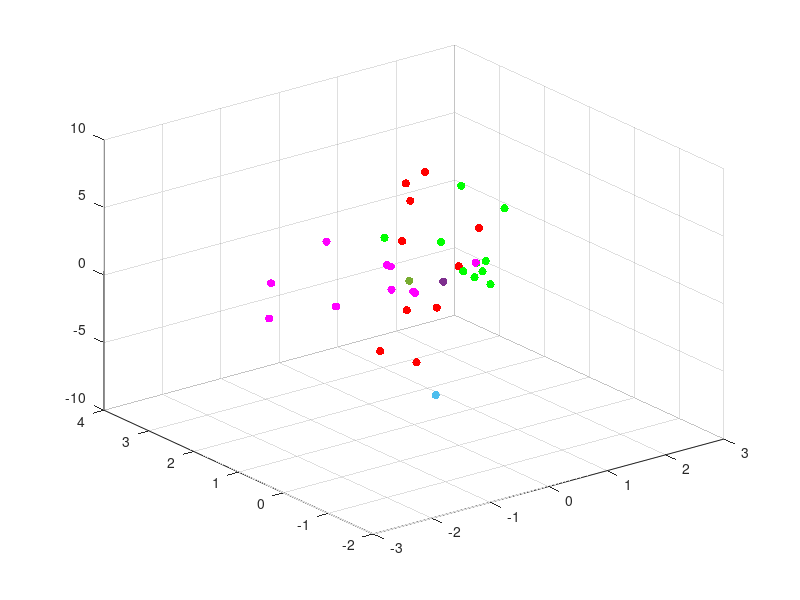

Recreate this plot in MATLAB. (Note: this script raises an error after producing the figure.)
w1 = load('lab3_3_cat1.mat').x_w1;
w2 = load('lab3_3_cat2.mat').x_w2;
w3 = load('lab3_3_cat3.mat').x_w3;
u = [0.5, 1.0, 0.0];
v = [0.31, 1.51, -0.50];
w = [-1.7, -1.7, -1.7];
j = 10;
i = 3;
h = 1;

figure(1)
scatter3(w1(:,1), w1(:,2), w1(:,3), 'r', 'filled')
hold on
scatter3(w2(:,1), w2(:,2), w2(:,3), 'm', 'filled')
hold on
scatter3(w3(:,1), w3(:,2), w3(:,3), 'g', 'filled')
hold on
scatter3(0.5, 1.0, 0.0, 'filled');
hold on
scatter3(0.31, 1.51, -0.50, 'filled');
hold on
scatter3(-1.7, -1.7, -1.7, 'filled');
grid on

u_w1 = computeDensity2(0.5, 1.0, 0.0, w1, 1);
v_w1 = computeDensity2(0.31, 1.51, -0.50, w1, 1);
w_w1 = computeDensity2(-1.7, -1.7, -1.7, w1, 1);

u_w2 = computeDensity2(0.5, 1.0, 0.0, w2, 1);
v_w2 = computeDensity2(0.31, 1.51, -0.50, w2, 1);
w_w2 = computeDensity2(-1.7, -1.7, -1.7, w2, 1);

u_w3 = computeDensity2(0.5, 1.0, 0.0, w3, 1);
v_w3 = computeDensity2(0.31, 1.51, -0.50, w3, 1);
w_w3 = computeDensity2(-1.7, -1.7, -1.7, w3, 1);

fprintf("--------------------------CLASS W1-------------------------- \n");
fprintf("[0.5, 1.0, 0.0] = %f \n", u_w1);
fprintf("[0.31, 1.51, -0.50] = %f \n", v_w1);
fprintf("[0.5, 1.0, 0.0] = %f \n", w_w1);
fprintf("--------------------------CLASS W2-------------------------- \n");
fprintf("[0.5, 1.0, 0.0] = %f \n", u_w2);
fprintf("[0.31, 1.51, -0.50] = %f \n", v_w2);
fprintf("[0.5, 1.0, 0.0] = %f \n", w_w2);
fprintf("--------------------------CLASS W3-------------------------- \n");
fprintf("[0.5, 1.0, 0.0] = %f \n", u_w3);
fprintf("[0.31, 1.51, -0.50] = %f \n", v_w3);
fprintf("[-1.7, -1.7, -1.7] = %f \n", w_w3);

w1_count = length(w1);
w2_count = length(w2);
w3_count = length(w3);
totalClassElements = w1_count + w2_count + w3_count;
p_w1 = w1_count/totalClassElements;
p_w2 = w2_count/totalClassElements;
p_w3 = w3_count/totalClassElements;
fprintf("--------------------------PRIOR PROBABILITIES-------------------------- \n");
fprintf("Prior Probabiltiy of W1 = %f \n", p_w1);
fprintf("Prior Probabiltiy of W2 = %f \n", p_w2);
fprintf("Prior Probabiltiy of W3 = %f \n", p_w3);

fprintf("--------------------------POSTERIOR PROBABILITIES-------------------------- \n");
[~, p_u_res] = max([p_w1*u_w1, p_w2*u_w2, p_w3*u_w3]);
[~, p_v_res] = max([p_w1*v_w1, p_w2*v_w2, p_w3*v_w3]);
[~, p_w_res] = max([p_w1*w_w1, p_w2*w_w2, p_w3*w_w3]);

fprintf("Posterior Probabiltiy of U with W1 = %f \n", p_w1*u_w1);
fprintf("Posterior Probabiltiy of U with W2 = %f \n", p_w2*u_w2);
fprintf("Posterior Probabiltiy of U with W3 = %f \n", p_w3*u_w3);

fprintf("Posterior Probabiltiy of V with W1 = %f \n", p_w1*v_w1);
fprintf("Posterior Probabiltiy of V with W2 = %f \n", p_w2*v_w2);
fprintf("Posterior Probabiltiy of V with W3 = %f \n", p_w3*v_w3);

fprintf("Posterior Probabiltiy of W with W1 = %f \n", p_w1*w_w1);
fprintf("Posterior Probabiltiy of W with W2 = %f \n", p_w2*w_w2);
fprintf("Posterior Probabiltiy of W with W3 = %f \n", p_w3*w_w3);

fprintf("--------------------------CLASSIFICATION-------------------------- \n");
fprintf("The Vector U belongs to class W%d\n", p_u_res);
fprintf("The Vector V belongs to class W%d\n", p_v_res);
fprintf("The Vector W belongs to class W%d\n", p_w_res);

fprintf("--------------------------CLASSIFICATION H=2-------------------------- \n");

u_w1_h2 = computeDensity(0.5, 1.0, 0.0, w1, 2);
v_w1_h2 = computeDensity(0.31, 1.51, -0.50, w1, 2);
w_w1_h2 = computeDensity(-1.7, -1.7, -1.7, w1, 2);

u_w2_h2 = computeDensity(0.5, 1.0, 0.0, w2, 2);
v_w2_h2 = computeDensity(0.31, 1.51, -0.50, w2, 2);
w_w2_h2 = computeDensity(-1.7, -1.7, -1.7, w2, 2);

u_w3_h2 = computeDensity(0.5, 1.0, 0.0, w3, 2);
v_w3_h2 = computeDensity(0.31, 1.51, -0.50, w3, 2);
w_w3_h2 = computeDensity(-1.7, -1.7, -1.7, w3, 2);

fprintf("--------------------------POSTERIOR PROBABILITIES-------------------------- \n");
[~, p_u_res_h2] = max([p_w1*u_w1_h2, p_w2*u_w2_h2, p_w3*u_w3_h2]);
[~, p_v_res_h2] = max([p_w1*v_w1_h2, p_w2*v_w2_h2, p_w3*v_w3_h2]);
[~, p_w_res_h2] = max([p_w1*w_w1_h2, p_w2*w_w2_h2, p_w3*w_w3_h2]);

fprintf("Posterior Probabiltiy of U with W1 = %f \n", p_w1*u_w1_h2);
fprintf("Posterior Probabiltiy of U with W2 = %f \n", p_w2*u_w2_h2);
fprintf("Posterior Probabiltiy of U with W3 = %f \n", p_w3*u_w3_h2);

fprintf("Posterior Probabiltiy of V with W1 = %f \n", p_w1*v_w1_h2);
fprintf("Posterior Probabiltiy of V with W2 = %f \n", p_w2*v_w2_h2);
fprintf("Posterior Probabiltiy of V with W3 = %f \n", p_w3*v_w3_h2);

fprintf("Posterior Probabiltiy of W with W1 = %f \n", p_w1*w_w1_h2);
fprintf("Posterior Probabiltiy of W with W2 = %f \n", p_w2*w_w2_h2);
fprintf("Posterior Probabiltiy of W with W3 = %f \n", p_w3*w_w3_h2);

fprintf("--------------------------CLASSIFICATION-------------------------- \n");
fprintf("The Vector U belongs to class W%d\n", p_u_res_h2);
fprintf("The Vector V belongs to class W%d\n", p_v_res_h2);
fprintf("The Vector W belongs to class W%d\n", p_w_res_h2);

exercise3_knn();

function res = computeDensity(u, v, w, X, h)
    tmpRes = 0;
    normalizationFactor = (h*sqrt(2*pi)).^3;
    for j = 1:10
        ux = (u-X(j,1)).^2;
        vx = (v-X(j,2)).^2;
        wx = (w-X(j,3)).^2;
        tmpRes = tmpRes + exp(-0.5*((ux+vx+wx)/(h.^2)));
    end
    tmpRes = tmpRes/normalizationFactor;
    res = tmpRes/10;
end

function res = computeDensity2(u, v, w, X, h)
    tmpRes = 0;
    normalizationFactor = (h*sqrt(2*pi)).^3;
    for j = 1:10
        ux = (u-X(j,1)).^2;
        vx = (v-X(j,2)).^2;
        wx = (w-X(j,3)).^2;
        tmpRes = tmpRes + exp(-1*((ux+vx+wx)/(2*(h.^2))));
    end
    tmpRes = tmpRes/normalizationFactor;
    res = tmpRes/10;
end

